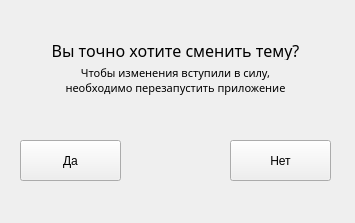
<?xml version="1.0" encoding="UTF-8"?>
<ui version="4.0">
 <class>Form</class>
 <widget class="QWidget" name="Form">
  <property name="geometry">
   <rect>
    <x>0</x>
    <y>0</y>
    <width>355</width>
    <height>223</height>
   </rect>
  </property>
  <property name="windowTitle">
   <string>Подтверждение смены темы</string>
  </property>
  <widget class="QLabel" name="label_info_1">
   <property name="geometry">
    <rect>
     <x>20</x>
     <y>40</y>
     <width>311</width>
     <height>20</height>
    </rect>
   </property>
   <property name="font">
    <font>
     <family>Segoe Print</family>
     <pointsize>12</pointsize>
     <weight>50</weight>
     <bold>false</bold>
    </font>
   </property>
   <property name="text">
    <string>Вы точно хотите сменить тему?</string>
   </property>
   <property name="alignment">
    <set>Qt::AlignCenter</set>
   </property>
  </widget>
  <widget class="QPushButton" name="yes_button">
   <property name="geometry">
    <rect>
     <x>20</x>
     <y>140</y>
     <width>101</width>
     <height>41</height>
    </rect>
   </property>
   <property name="text">
    <string>Да</string>
   </property>
  </widget>
  <widget class="QLabel" name="label_info_2">
   <property name="geometry">
    <rect>
     <x>20</x>
     <y>60</y>
     <width>311</width>
     <height>41</height>
    </rect>
   </property>
   <property name="font">
    <font>
     <family>Segoe Print</family>
     <pointsize>8</pointsize>
    </font>
   </property>
   <property name="text">
    <string>Чтобы изменения вступили в силу,
необходимо перезапустить приложение</string>
   </property>
   <property name="alignment">
    <set>Qt::AlignCenter</set>
   </property>
  </widget>
  <widget class="QPushButton" name="no_button">
   <property name="geometry">
    <rect>
     <x>230</x>
     <y>140</y>
     <width>101</width>
     <height>41</height>
    </rect>
   </property>
   <property name="text">
    <string>Нет</string>
   </property>
  </widget>
 </widget>
 <resources/>
 <connections/>
</ui>
